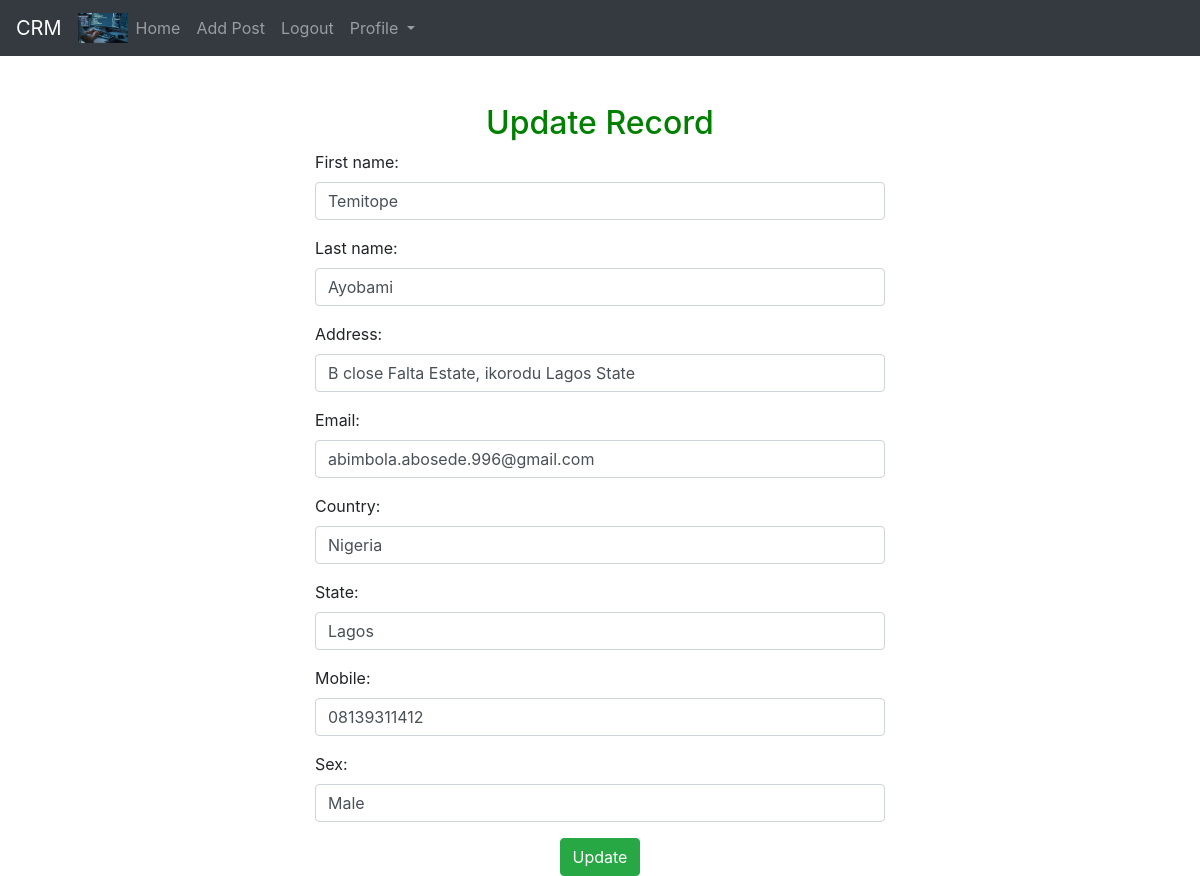
Page /update_user/8 (signed in) on the committed database.
### crmapp/models.py (models this page shows, shortened)
class School(models.Model):
    first_name = models.CharField(max_length=50)
    last_name = models.CharField(max_length=50)
    address = models.CharField(max_length=70)
    email = models.EmailField()
    date_created = models.DateTimeField(auto_now_add=True)
    country = models.CharField(max_length=50)
    state = models.CharField(max_length=20)
    mobile = models.CharField(max_length=14)
    sex = models.CharField(max_length=6)

### crmapp/views.py (the view)
# urls.py: path('update_user/<int:pk>', views.update_user, name = 'update'),
def update_user(request, pk):
    if request.user.is_authenticated:
        update_it = School.objects.get(id=pk)
        form = AddRecordForm(request.POST or None, instance=update_it)
        if form.is_valid():
            form.save()
            messages.success(request, "Your post have been Updated successfully")
            return redirect('home')
        return render(request, 'apps/update_record.html', {'form': form})
    else:
        messages.success(request, "You must be eligible to view this")
        return redirect('register')

### crmapp/forms.py
class AddRecordForm(forms.ModelForm):
    first_name=forms.CharField( required = True, max_length=100, widget = forms.TextInput(attrs = {'class': 'form-control'}))
    last_name= forms.CharField( required = True, max_length=100, widget = forms.TextInput(attrs = {'class': 'form-control'}))
    address=forms.CharField( required = True, max_length=100, widget = forms.TextInput(attrs = {'class': 'form-control'}))
    country=forms.CharField( required = True, max_length=100, widget = forms.TextInput(attrs = {'class': 'form-control'}))
    state=forms.CharField( required = True, max_length=100, widget = forms.TextInput(attrs = {'class': 'form-control'}))
    sex=forms.CharField( required = True, max_length=100, widget = forms.TextInput(attrs = {'class': 'form-control'}))
    email=forms.CharField( required = True, max_length=100, widget = forms.TextInput(attrs = {'class': 'form-control'}))
    mobile=forms.CharField( required = True, max_length=100, widget = forms.TextInput(attrs = {'class': 'form-control'}))
    class Meta:
        model = School
        exclude = ("user",)

### crmapp/templates/apps/update_record.html (shortened to what this page needs)
{% extends 'blog/base.html' %}
{% block content %}
<br/><br/>
<div style="text-align:center; color:green;">
<h2> Update Record </h2>
</div>
<div class ="col-md-6 offset-md-3">
<form method = "POST">
    {{ form.as_p }}
    <div style= "text-align: center;">
    <button type="submit" class="btn btn-success">Update</button>
    </div>
</form>
{% endblock %}

### rows in the picture
School: first_name "Temitope", last_name "Ayobami", address "B close Falta Estate, ikorodu Lagos State", email "abimbola.abosede.996@gmail.com", country "Nigeria", state "Lagos", mobile "08139311412", sex "Male"
